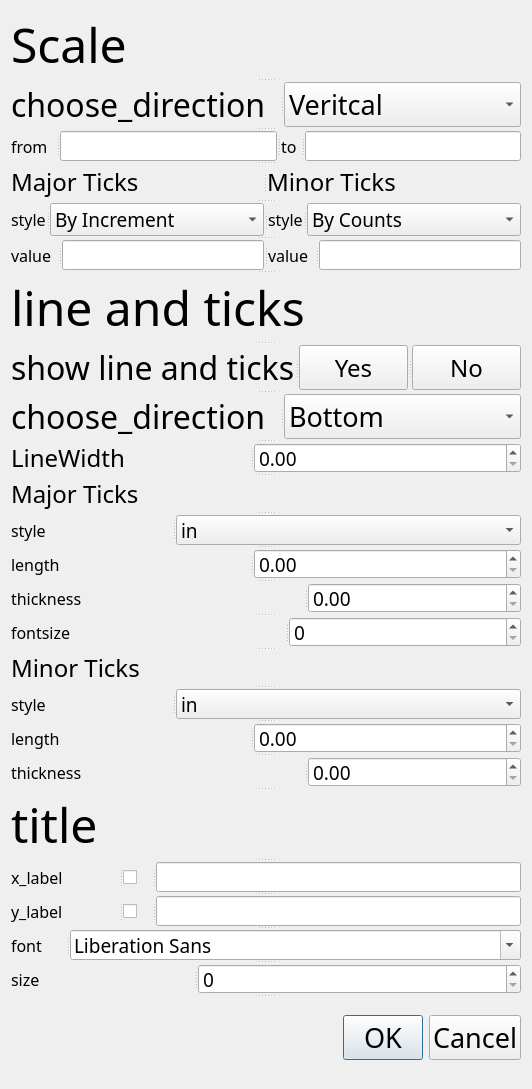
<?xml version="1.0" encoding="UTF-8"?>
<ui version="4.0">
 <class>Form</class>
 <widget class="QWidget" name="Form">
  <property name="geometry">
   <rect>
    <x>0</x>
    <y>0</y>
    <width>516</width>
    <height>1010</height>
   </rect>
  </property>
  <property name="windowTitle">
   <string>Form</string>
  </property>
  <layout class="QHBoxLayout" name="horizontalLayout">
   <item>
    <widget class="QSplitter" name="splitter_26">
     <property name="orientation">
      <enum>Qt::Vertical</enum>
     </property>
     <widget class="QLabel" name="label">
      <property name="font">
       <font>
        <family>苹方 粗体</family>
        <pointsize>36</pointsize>
       </font>
      </property>
      <property name="text">
       <string>Scale</string>
      </property>
      <property name="alignment">
       <set>Qt::AlignLeading|Qt::AlignLeft|Qt::AlignVCenter</set>
      </property>
     </widget>
     <widget class="QSplitter" name="splitter_21">
      <property name="orientation">
       <enum>Qt::Horizontal</enum>
      </property>
      <widget class="QLabel" name="label_22">
       <property name="font">
        <font>
         <family>苹方 粗体</family>
         <pointsize>24</pointsize>
        </font>
       </property>
       <property name="text">
        <string>choose_direction</string>
       </property>
       <property name="alignment">
        <set>Qt::AlignLeading|Qt::AlignLeft|Qt::AlignVCenter</set>
       </property>
      </widget>
      <widget class="QComboBox" name="comboBox_4">
       <property name="sizePolicy">
        <sizepolicy hsizetype="Expanding" vsizetype="Expanding">
         <horstretch>0</horstretch>
         <verstretch>0</verstretch>
        </sizepolicy>
       </property>
       <property name="minimumSize">
        <size>
         <width>237</width>
         <height>45</height>
        </size>
       </property>
       <property name="font">
        <font>
         <family>苹方 粗体</family>
         <pointsize>20</pointsize>
        </font>
       </property>
       <item>
        <property name="text">
         <string>Veritcal</string>
        </property>
       </item>
       <item>
        <property name="text">
         <string>Horizontal</string>
        </property>
       </item>
      </widget>
     </widget>
     <widget class="QSplitter" name="splitter_16">
      <property name="orientation">
       <enum>Qt::Horizontal</enum>
      </property>
      <widget class="QLabel" name="label_18">
       <property name="font">
        <font>
         <family>苹方 粗体</family>
         <pointsize>12</pointsize>
        </font>
       </property>
       <property name="text">
        <string>from</string>
       </property>
      </widget>
      <widget class="QLineEdit" name="lineEdit_3">
       <property name="minimumSize">
        <size>
         <width>0</width>
         <height>30</height>
        </size>
       </property>
       <property name="font">
        <font>
         <family>苹方 粗体</family>
         <pointsize>14</pointsize>
        </font>
       </property>
      </widget>
      <widget class="QLabel" name="label_19">
       <property name="font">
        <font>
         <family>苹方 粗体</family>
         <pointsize>12</pointsize>
        </font>
       </property>
       <property name="text">
        <string>to</string>
       </property>
      </widget>
      <widget class="QLineEdit" name="lineEdit_4">
       <property name="minimumSize">
        <size>
         <width>0</width>
         <height>30</height>
        </size>
       </property>
       <property name="font">
        <font>
         <family>苹方 粗体</family>
         <pointsize>14</pointsize>
        </font>
       </property>
      </widget>
     </widget>
     <widget class="QSplitter" name="splitter_22">
      <property name="orientation">
       <enum>Qt::Horizontal</enum>
      </property>
      <widget class="QLabel" name="label_20">
       <property name="font">
        <font>
         <family>苹方 粗体</family>
         <pointsize>18</pointsize>
        </font>
       </property>
       <property name="text">
        <string>Major Ticks</string>
       </property>
      </widget>
      <widget class="QLabel" name="label_21">
       <property name="font">
        <font>
         <family>苹方 粗体</family>
         <pointsize>18</pointsize>
        </font>
       </property>
       <property name="text">
        <string>Minor Ticks</string>
       </property>
      </widget>
     </widget>
     <widget class="QSplitter" name="splitter_23">
      <property name="orientation">
       <enum>Qt::Horizontal</enum>
      </property>
      <widget class="QSplitter" name="splitter_17">
       <property name="orientation">
        <enum>Qt::Horizontal</enum>
       </property>
       <widget class="QLabel" name="label_23">
        <property name="font">
         <font>
          <family>苹方 粗体</family>
          <pointsize>12</pointsize>
         </font>
        </property>
        <property name="text">
         <string>style</string>
        </property>
       </widget>
       <widget class="QComboBox" name="comboBox_5">
        <property name="minimumSize">
         <size>
          <width>214</width>
          <height>33</height>
         </size>
        </property>
        <property name="font">
         <font>
          <family>苹方 粗体</family>
          <pointsize>14</pointsize>
         </font>
        </property>
        <item>
         <property name="text">
          <string>By Increment</string>
         </property>
        </item>
        <item>
         <property name="text">
          <string>By Count</string>
         </property>
        </item>
       </widget>
      </widget>
      <widget class="QSplitter" name="splitter_18">
       <property name="orientation">
        <enum>Qt::Horizontal</enum>
       </property>
       <widget class="QLabel" name="label_24">
        <property name="font">
         <font>
          <family>苹方 粗体</family>
          <pointsize>12</pointsize>
         </font>
        </property>
        <property name="text">
         <string>style</string>
        </property>
       </widget>
       <widget class="QComboBox" name="comboBox_6">
        <property name="minimumSize">
         <size>
          <width>214</width>
          <height>33</height>
         </size>
        </property>
        <property name="font">
         <font>
          <family>苹方 粗体</family>
          <pointsize>14</pointsize>
         </font>
        </property>
        <item>
         <property name="text">
          <string>By Counts</string>
         </property>
        </item>
        <item>
         <property name="text">
          <string>By Increment</string>
         </property>
        </item>
       </widget>
      </widget>
     </widget>
     <widget class="QSplitter" name="splitter_24">
      <property name="orientation">
       <enum>Qt::Horizontal</enum>
      </property>
      <widget class="QSplitter" name="splitter_19">
       <property name="orientation">
        <enum>Qt::Horizontal</enum>
       </property>
       <widget class="QLabel" name="label_25">
        <property name="font">
         <font>
          <family>苹方 粗体</family>
          <pointsize>12</pointsize>
         </font>
        </property>
        <property name="text">
         <string>value</string>
        </property>
       </widget>
       <widget class="QLineEdit" name="lineEdit_5">
        <property name="minimumSize">
         <size>
          <width>0</width>
          <height>30</height>
         </size>
        </property>
        <property name="font">
         <font>
          <family>苹方 粗体</family>
          <pointsize>14</pointsize>
         </font>
        </property>
       </widget>
      </widget>
      <widget class="QSplitter" name="splitter_20">
       <property name="orientation">
        <enum>Qt::Horizontal</enum>
       </property>
       <widget class="QLabel" name="label_26">
        <property name="font">
         <font>
          <family>苹方 粗体</family>
          <pointsize>12</pointsize>
         </font>
        </property>
        <property name="text">
         <string>value</string>
        </property>
       </widget>
       <widget class="QLineEdit" name="lineEdit_6">
        <property name="minimumSize">
         <size>
          <width>0</width>
          <height>30</height>
         </size>
        </property>
        <property name="font">
         <font>
          <family>苹方 粗体</family>
          <pointsize>14</pointsize>
         </font>
        </property>
        <property name="text">
         <string/>
        </property>
       </widget>
      </widget>
     </widget>
     <widget class="QLabel" name="label_2">
      <property name="font">
       <font>
        <family>苹方 粗体</family>
        <pointsize>36</pointsize>
       </font>
      </property>
      <property name="text">
       <string>line and ticks</string>
      </property>
      <property name="alignment">
       <set>Qt::AlignLeading|Qt::AlignLeft|Qt::AlignVCenter</set>
      </property>
     </widget>
     <widget class="QSplitter" name="splitter_14">
      <property name="orientation">
       <enum>Qt::Horizontal</enum>
      </property>
      <widget class="QLabel" name="label_9">
       <property name="font">
        <font>
         <family>苹方 粗体</family>
         <pointsize>24</pointsize>
        </font>
       </property>
       <property name="text">
        <string>show line and ticks</string>
       </property>
      </widget>
      <widget class="QPushButton" name="pushButton">
       <property name="sizePolicy">
        <sizepolicy hsizetype="Minimum" vsizetype="Expanding">
         <horstretch>1</horstretch>
         <verstretch>1</verstretch>
        </sizepolicy>
       </property>
       <property name="font">
        <font>
         <family>苹方 粗体</family>
         <pointsize>18</pointsize>
        </font>
       </property>
       <property name="text">
        <string>Yes</string>
       </property>
      </widget>
      <widget class="QPushButton" name="pushButton_2">
       <property name="sizePolicy">
        <sizepolicy hsizetype="Expanding" vsizetype="Expanding">
         <horstretch>1</horstretch>
         <verstretch>1</verstretch>
        </sizepolicy>
       </property>
       <property name="font">
        <font>
         <family>苹方 粗体</family>
         <pointsize>18</pointsize>
        </font>
       </property>
       <property name="text">
        <string>No</string>
       </property>
      </widget>
     </widget>
     <widget class="QSplitter" name="splitter_15">
      <property name="orientation">
       <enum>Qt::Horizontal</enum>
      </property>
      <widget class="QLabel" name="label_8">
       <property name="sizePolicy">
        <sizepolicy hsizetype="Fixed" vsizetype="Fixed">
         <horstretch>0</horstretch>
         <verstretch>0</verstretch>
        </sizepolicy>
       </property>
       <property name="font">
        <font>
         <family>苹方 粗体</family>
         <pointsize>24</pointsize>
        </font>
       </property>
       <property name="text">
        <string>choose_direction</string>
       </property>
       <property name="alignment">
        <set>Qt::AlignLeading|Qt::AlignLeft|Qt::AlignVCenter</set>
       </property>
      </widget>
      <widget class="QComboBox" name="comboBox">
       <property name="sizePolicy">
        <sizepolicy hsizetype="Expanding" vsizetype="Expanding">
         <horstretch>0</horstretch>
         <verstretch>0</verstretch>
        </sizepolicy>
       </property>
       <property name="minimumSize">
        <size>
         <width>237</width>
         <height>45</height>
        </size>
       </property>
       <property name="font">
        <font>
         <family>苹方 粗体</family>
         <pointsize>20</pointsize>
        </font>
       </property>
       <item>
        <property name="text">
         <string>Bottom</string>
        </property>
       </item>
       <item>
        <property name="text">
         <string>Right</string>
        </property>
       </item>
       <item>
        <property name="text">
         <string>Topo</string>
        </property>
       </item>
       <item>
        <property name="text">
         <string>Left</string>
        </property>
       </item>
      </widget>
     </widget>
     <widget class="QSplitter" name="splitter_25">
      <property name="minimumSize">
       <size>
        <width>0</width>
        <height>30</height>
       </size>
      </property>
      <property name="orientation">
       <enum>Qt::Horizontal</enum>
      </property>
      <widget class="QLabel" name="label_27">
       <property name="font">
        <font>
         <family>苹方 粗体</family>
         <pointsize>18</pointsize>
        </font>
       </property>
       <property name="text">
        <string>LineWidth</string>
       </property>
      </widget>
      <widget class="QDoubleSpinBox" name="doubleSpinBox_6">
       <property name="sizePolicy">
        <sizepolicy hsizetype="Expanding" vsizetype="Expanding">
         <horstretch>1</horstretch>
         <verstretch>1</verstretch>
        </sizepolicy>
       </property>
       <property name="minimumSize">
        <size>
         <width>0</width>
         <height>30</height>
        </size>
       </property>
       <property name="maximumSize">
        <size>
         <width>267</width>
         <height>16664</height>
        </size>
       </property>
       <property name="font">
        <font>
         <family>苹方 粗体</family>
         <pointsize>14</pointsize>
        </font>
       </property>
      </widget>
     </widget>
     <widget class="QLabel" name="label_10">
      <property name="font">
       <font>
        <family>苹方 粗体</family>
        <pointsize>18</pointsize>
       </font>
      </property>
      <property name="text">
       <string>Major Ticks</string>
      </property>
     </widget>
     <widget class="QSplitter" name="splitter_9">
      <property name="orientation">
       <enum>Qt::Vertical</enum>
      </property>
      <widget class="QSplitter" name="splitter_6">
       <property name="orientation">
        <enum>Qt::Horizontal</enum>
       </property>
       <widget class="QLabel" name="label_11">
        <property name="font">
         <font>
          <family>苹方 粗体</family>
          <pointsize>12</pointsize>
         </font>
        </property>
        <property name="text">
         <string>style</string>
        </property>
       </widget>
       <widget class="QComboBox" name="comboBox_2">
        <property name="minimumSize">
         <size>
          <width>0</width>
          <height>30</height>
         </size>
        </property>
        <property name="font">
         <font>
          <family>苹方 粗体</family>
          <pointsize>14</pointsize>
         </font>
        </property>
        <item>
         <property name="text">
          <string>in </string>
         </property>
        </item>
        <item>
         <property name="text">
          <string>out</string>
         </property>
        </item>
        <item>
         <property name="text">
          <string>none</string>
         </property>
        </item>
       </widget>
      </widget>
      <widget class="QSplitter" name="splitter_7">
       <property name="orientation">
        <enum>Qt::Horizontal</enum>
       </property>
       <widget class="QLabel" name="label_12">
        <property name="font">
         <font>
          <family>苹方 粗体</family>
          <pointsize>12</pointsize>
         </font>
        </property>
        <property name="text">
         <string>length</string>
        </property>
       </widget>
       <widget class="QDoubleSpinBox" name="doubleSpinBox_3">
        <property name="sizePolicy">
         <sizepolicy hsizetype="Expanding" vsizetype="Expanding">
          <horstretch>1</horstretch>
          <verstretch>1</verstretch>
         </sizepolicy>
        </property>
        <property name="minimumSize">
         <size>
          <width>0</width>
          <height>30</height>
         </size>
        </property>
        <property name="maximumSize">
         <size>
          <width>267</width>
          <height>16777215</height>
         </size>
        </property>
        <property name="font">
         <font>
          <family>苹方 粗体</family>
          <pointsize>14</pointsize>
         </font>
        </property>
       </widget>
      </widget>
      <widget class="QSplitter" name="splitter_8">
       <property name="minimumSize">
        <size>
         <width>0</width>
         <height>30</height>
        </size>
       </property>
       <property name="orientation">
        <enum>Qt::Horizontal</enum>
       </property>
       <widget class="QLabel" name="label_13">
        <property name="font">
         <font>
          <family>苹方 粗体</family>
          <pointsize>12</pointsize>
         </font>
        </property>
        <property name="text">
         <string>thickness</string>
        </property>
       </widget>
       <widget class="QDoubleSpinBox" name="doubleSpinBox_2">
        <property name="sizePolicy">
         <sizepolicy hsizetype="Expanding" vsizetype="Expanding">
          <horstretch>1</horstretch>
          <verstretch>1</verstretch>
         </sizepolicy>
        </property>
        <property name="minimumSize">
         <size>
          <width>0</width>
          <height>30</height>
         </size>
        </property>
        <property name="maximumSize">
         <size>
          <width>213</width>
          <height>16777215</height>
         </size>
        </property>
        <property name="font">
         <font>
          <family>苹方 粗体</family>
          <pointsize>14</pointsize>
         </font>
        </property>
       </widget>
      </widget>
      <widget class="QSplitter" name="splitter_5">
       <property name="orientation">
        <enum>Qt::Horizontal</enum>
       </property>
       <widget class="QLabel" name="label_28">
        <property name="font">
         <font>
          <family>苹方 粗体</family>
          <pointsize>12</pointsize>
         </font>
        </property>
        <property name="text">
         <string>fontsize</string>
        </property>
        <property name="alignment">
         <set>Qt::AlignLeading|Qt::AlignLeft|Qt::AlignVCenter</set>
        </property>
       </widget>
       <widget class="QSpinBox" name="spinBox_2">
        <property name="minimumSize">
         <size>
          <width>0</width>
          <height>30</height>
         </size>
        </property>
        <property name="font">
         <font>
          <family>苹方 粗体</family>
          <pointsize>14</pointsize>
         </font>
        </property>
       </widget>
      </widget>
     </widget>
     <widget class="QLabel" name="label_14">
      <property name="font">
       <font>
        <family>苹方 粗体</family>
        <pointsize>18</pointsize>
       </font>
      </property>
      <property name="text">
       <string>Minor Ticks</string>
      </property>
     </widget>
     <widget class="QSplitter" name="splitter_10">
      <property name="orientation">
       <enum>Qt::Vertical</enum>
      </property>
      <widget class="QSplitter" name="splitter_11">
       <property name="orientation">
        <enum>Qt::Horizontal</enum>
       </property>
       <widget class="QLabel" name="label_15">
        <property name="font">
         <font>
          <family>苹方 粗体</family>
          <pointsize>12</pointsize>
         </font>
        </property>
        <property name="text">
         <string>style</string>
        </property>
       </widget>
       <widget class="QComboBox" name="comboBox_3">
        <property name="minimumSize">
         <size>
          <width>0</width>
          <height>30</height>
         </size>
        </property>
        <property name="font">
         <font>
          <family>苹方 粗体</family>
          <pointsize>14</pointsize>
         </font>
        </property>
        <item>
         <property name="text">
          <string>in</string>
         </property>
        </item>
        <item>
         <property name="text">
          <string>out</string>
         </property>
        </item>
        <item>
         <property name="text">
          <string>none</string>
         </property>
        </item>
       </widget>
      </widget>
      <widget class="QSplitter" name="splitter_12">
       <property name="orientation">
        <enum>Qt::Horizontal</enum>
       </property>
       <widget class="QLabel" name="label_16">
        <property name="font">
         <font>
          <family>苹方 粗体</family>
          <pointsize>12</pointsize>
         </font>
        </property>
        <property name="text">
         <string>length</string>
        </property>
       </widget>
       <widget class="QDoubleSpinBox" name="doubleSpinBox_4">
        <property name="sizePolicy">
         <sizepolicy hsizetype="Expanding" vsizetype="Expanding">
          <horstretch>1</horstretch>
          <verstretch>1</verstretch>
         </sizepolicy>
        </property>
        <property name="minimumSize">
         <size>
          <width>0</width>
          <height>30</height>
         </size>
        </property>
        <property name="maximumSize">
         <size>
          <width>267</width>
          <height>16777215</height>
         </size>
        </property>
        <property name="font">
         <font>
          <family>苹方 粗体</family>
          <pointsize>14</pointsize>
         </font>
        </property>
       </widget>
      </widget>
      <widget class="QSplitter" name="splitter_13">
       <property name="orientation">
        <enum>Qt::Horizontal</enum>
       </property>
       <widget class="QLabel" name="label_17">
        <property name="font">
         <font>
          <family>苹方 粗体</family>
          <pointsize>12</pointsize>
         </font>
        </property>
        <property name="text">
         <string>thickness</string>
        </property>
       </widget>
       <widget class="QDoubleSpinBox" name="doubleSpinBox_5">
        <property name="sizePolicy">
         <sizepolicy hsizetype="Expanding" vsizetype="Expanding">
          <horstretch>1</horstretch>
          <verstretch>1</verstretch>
         </sizepolicy>
        </property>
        <property name="minimumSize">
         <size>
          <width>0</width>
          <height>30</height>
         </size>
        </property>
        <property name="maximumSize">
         <size>
          <width>213</width>
          <height>16777215</height>
         </size>
        </property>
        <property name="font">
         <font>
          <family>苹方 粗体</family>
          <pointsize>14</pointsize>
         </font>
        </property>
       </widget>
      </widget>
     </widget>
     <widget class="QLabel" name="label_3">
      <property name="font">
       <font>
        <family>苹方 粗体</family>
        <pointsize>36</pointsize>
       </font>
      </property>
      <property name="text">
       <string>title</string>
      </property>
      <property name="alignment">
       <set>Qt::AlignLeading|Qt::AlignLeft|Qt::AlignVCenter</set>
      </property>
     </widget>
     <widget class="QSplitter" name="splitter">
      <property name="orientation">
       <enum>Qt::Horizontal</enum>
      </property>
      <widget class="QLabel" name="label_4">
       <property name="font">
        <font>
         <family>苹方 粗体</family>
         <pointsize>12</pointsize>
        </font>
       </property>
       <property name="text">
        <string>x_label</string>
       </property>
       <property name="alignment">
        <set>Qt::AlignLeading|Qt::AlignLeft|Qt::AlignVCenter</set>
       </property>
      </widget>
      <widget class="QCheckBox" name="checkBox">
       <property name="text">
        <string/>
       </property>
      </widget>
      <widget class="QLineEdit" name="lineEdit">
       <property name="minimumSize">
        <size>
         <width>0</width>
         <height>30</height>
        </size>
       </property>
       <property name="font">
        <font>
         <family>苹方 粗体</family>
         <pointsize>14</pointsize>
        </font>
       </property>
       <property name="text">
        <string/>
       </property>
      </widget>
     </widget>
     <widget class="QSplitter" name="splitter_2">
      <property name="orientation">
       <enum>Qt::Horizontal</enum>
      </property>
      <widget class="QLabel" name="label_5">
       <property name="font">
        <font>
         <family>苹方 粗体</family>
         <pointsize>12</pointsize>
        </font>
       </property>
       <property name="text">
        <string>y_label</string>
       </property>
       <property name="alignment">
        <set>Qt::AlignLeading|Qt::AlignLeft|Qt::AlignVCenter</set>
       </property>
      </widget>
      <widget class="QCheckBox" name="checkBox_2">
       <property name="text">
        <string/>
       </property>
      </widget>
      <widget class="QLineEdit" name="lineEdit_2">
       <property name="minimumSize">
        <size>
         <width>0</width>
         <height>30</height>
        </size>
       </property>
       <property name="font">
        <font>
         <family>苹方 粗体</family>
         <pointsize>14</pointsize>
        </font>
       </property>
      </widget>
     </widget>
     <widget class="QSplitter" name="splitter_3">
      <property name="orientation">
       <enum>Qt::Horizontal</enum>
      </property>
      <widget class="QLabel" name="label_6">
       <property name="font">
        <font>
         <family>苹方 粗体</family>
         <pointsize>12</pointsize>
        </font>
       </property>
       <property name="text">
        <string>font</string>
       </property>
       <property name="alignment">
        <set>Qt::AlignLeading|Qt::AlignLeft|Qt::AlignVCenter</set>
       </property>
      </widget>
      <widget class="QFontComboBox" name="fontComboBox">
       <property name="minimumSize">
        <size>
         <width>0</width>
         <height>30</height>
        </size>
       </property>
       <property name="font">
        <font>
         <family>苹方 粗体</family>
         <pointsize>14</pointsize>
        </font>
       </property>
      </widget>
     </widget>
     <widget class="QSplitter" name="splitter_4">
      <property name="orientation">
       <enum>Qt::Horizontal</enum>
      </property>
      <widget class="QLabel" name="label_7">
       <property name="font">
        <font>
         <family>苹方 粗体</family>
         <pointsize>12</pointsize>
        </font>
       </property>
       <property name="text">
        <string>size</string>
       </property>
       <property name="alignment">
        <set>Qt::AlignLeading|Qt::AlignLeft|Qt::AlignVCenter</set>
       </property>
      </widget>
      <widget class="QSpinBox" name="spinBox">
       <property name="minimumSize">
        <size>
         <width>0</width>
         <height>30</height>
        </size>
       </property>
       <property name="font">
        <font>
         <family>苹方 粗体</family>
         <pointsize>14</pointsize>
        </font>
       </property>
      </widget>
     </widget>
     <widget class="QDialogButtonBox" name="buttonBox_2">
      <property name="minimumSize">
       <size>
        <width>0</width>
        <height>80</height>
       </size>
      </property>
      <property name="maximumSize">
       <size>
        <width>16777215</width>
        <height>100</height>
       </size>
      </property>
      <property name="font">
       <font>
        <family>苹方 粗体</family>
        <pointsize>20</pointsize>
       </font>
      </property>
      <property name="standardButtons">
       <set>QDialogButtonBox::Cancel|QDialogButtonBox::Ok</set>
      </property>
     </widget>
    </widget>
   </item>
  </layout>
 </widget>
 <resources/>
 <connections/>
</ui>
